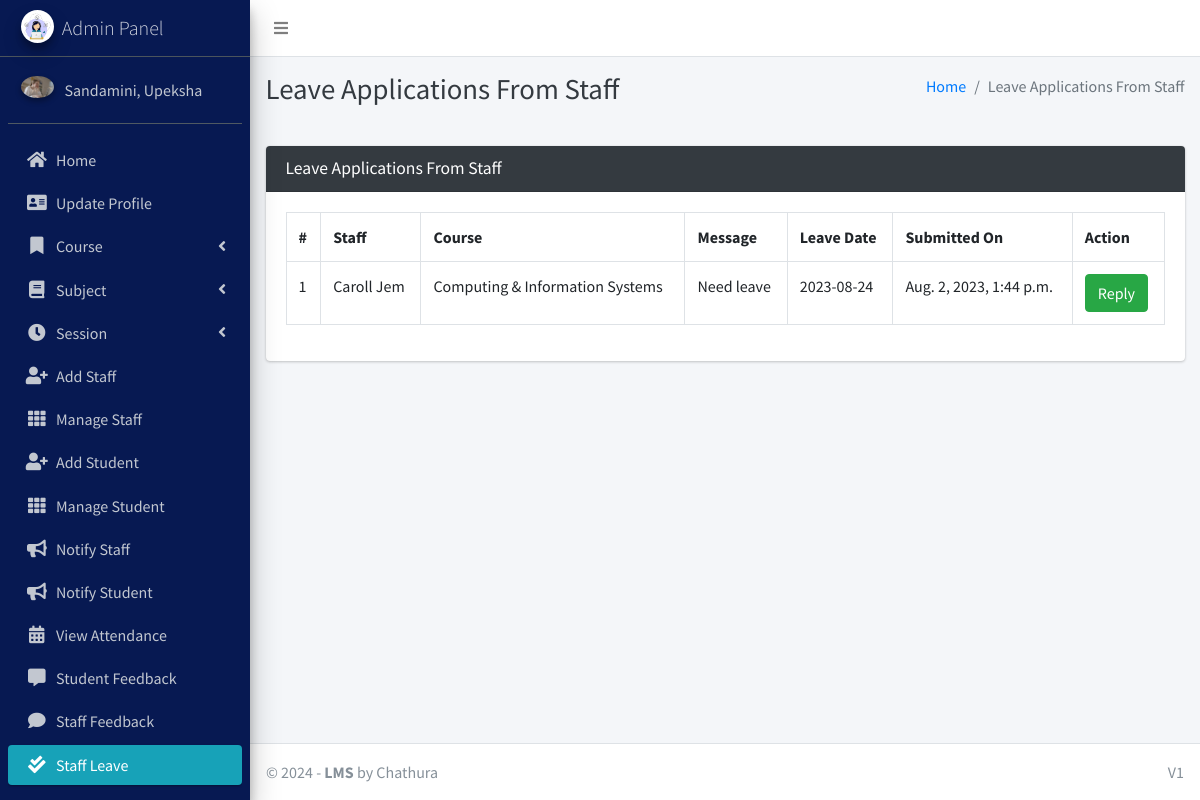
Screenshot of /staff/view/leave/ (signed in) with the database file from the repository.
### main_app/models.py (models this page shows)
class CustomUser(AbstractUser):
    USER_TYPE = ((1, "HOD"), (2, "Staff"), (3, "Student"))
    GENDER = [("M", "Male"), ("F", "Female")]
    username = None  # Removed username, using email instead
    email = models.EmailField(unique=True)
    user_type = models.CharField(default=1, choices=USER_TYPE, max_length=1)
    gender = models.CharField(max_length=1, choices=GENDER)
    profile_pic = models.ImageField()
    address = models.TextField()
    fcm_token = models.TextField(default="")  # For firebase notifications
    created_at = models.DateTimeField(auto_now_add=True)
    updated_at = models.DateTimeField(auto_now=True)
    USERNAME_FIELD = "email"
    REQUIRED_FIELDS = []
    objects = CustomUserManager()
    def __str__(self):
        return self.last_name + ", " + self.first_name

class LeaveReportStaff(models.Model):
    staff = models.ForeignKey(Staff, on_delete=models.CASCADE)
    date = models.CharField(max_length=60)
    message = models.TextField()
    status = models.SmallIntegerField(default=0)
    created_at = models.DateTimeField(auto_now_add=True)
    updated_at = models.DateTimeField(auto_now=True)

class Staff(models.Model):
    course = models.ForeignKey(Course, on_delete=models.DO_NOTHING, null=True, blank=False)
    admin = models.OneToOneField(CustomUser, on_delete=models.CASCADE)
    def __str__(self):
        return self.admin.last_name + " " + self.admin.first_name

class Course(models.Model):
    name = models.CharField(max_length=120)
    created_at = models.DateTimeField(auto_now_add=True)
    updated_at = models.DateTimeField(auto_now=True)
    def __str__(self):
        return self.name

### main_app/hod_views.py (the view, shortened to what this page needs)
# urls.py: path("staff/view/leave/", hod_views.view_staff_leave, name="view_staff_leave",),
@csrf_exempt
def view_staff_leave(request):
    if request.method != 'POST':
        allLeave = LeaveReportStaff.objects.all()
        context = {
            'allLeave': allLeave,
            'page_title': 'Leave Applications From Staff'
        }
        return render(request, "hod_template/staff_leave_view.html", context)

### main_app/templates/hod_template/staff_leave_view.html (shortened to what this page needs)
{% extends 'main_app/base.html' %}
{% load static %}
{% block page_title %}{{page_title}}{% endblock page_title %}
{% block content %}
<section class="content">
    <div class="container-fluid">
        <div class="row">
            <div class="col-md-12">
                <div class="card card-dark">
                    <div class="card-header">
                        <h3 class="card-title">{{page_title}}</h3>
                    </div>
                    <div class="table card-body">
                        <table class="table table-bordered table-hover">
                            <tr>
                                <th>#</th>
                                <th>Staff</th>
                                <th>Course</th>
                                <th>Message</th>
                                <th>Leave Date</th>
                                <th>Submitted On</th>
                                <th>Action</th>
                            </tr>
                            {% for leave in  allLeave %}
                              <tr>
                                  <td>{{forloop.counter}}</td>
                                  <td>{{leave.staff}}</td>
                                  <td>{{leave.staff.course}}</td>
                                  <td>{{leave.message}}</td>
                                  <td>{{leave.date}}</td>
                                  <td>{{leave.created_at}}</td>
                                      {% if leave.status == 0 %}
                                           <td> <button data-toggle = "modal" data-target = "#reply_modal" value="{{leave.id}}" class="btn btn-success reply_open_modal">Reply</button>
{% elif leave.status == -1 %}
<td><span  class='badge badge-danger'>Rejected</span></td>
{% else %}
<td><span  class='badge badge-success'>Approved</span></td>
                                            <td>{{feedback.updated_at}}</td>
                                      {% endif %}
                                  </td>
                              </tr>
                            {% endfor %}
                        </table>
                    </div>
                    </div>
            </div>
        </div>
    </div>
</section>
{% endblock content %}

### main_app/templates/main_app/sidebar_template.html (shortened to what this page needs)
{% load static %}
<aside class="main-sidebar sidebar-dark-info elevation-4">
    {% if request.user.user_type == '1' %}
    <a href="{% url 'admin_home' %}" class="brand-link">
        <img src="{% static 'dist/img/cmsl.png' %} " alt="AdminLTE Logo"
            class="brand-image img-circle elevation-3" >
        <span class="brand-text font-weight-light">Admin Panel</span>
    </a>
    <div class="sidebar">
        <div class="user-panel mt-3 pb-3 mb-3 d-flex">
            <div class="image">
                <img src="{{ request.user.profile_pic}}" class="img-circle elevation-2" alt="User Image">
            </div>
            <div class="info">
                <a href="#" class="d-block">{{user}}</a>
            </div>
        </div>
        <nav class="mt-2">
            <ul class="nav nav-pills nav-sidebar flex-column" data-widget="treeview" role="menu" data-accordion="false">
                <li class="nav-item">
                    {% url 'admin_home' as admin_home %}
                    <a href="{{admin_home}}" class="nav-link {% if admin_home == request.path %} active {% endif %}">
                        <i class="nav-icon fas fa-home"></i>
                        <p>
                            Home
                        </p>
                    </a>
                </li>
                <li class="nav-item">
                    {% url 'admin_view_profile' as admin_view_profile %}
                    <a href="{{admin_view_profile}}"
                        class="nav-link {% if admin_view_profile == request.path %} active {% endif %}">
                        <i class="nav-icon fas fa-address-card"></i>
                        <p>
                            Update Profile
                        </p>
                    </a>
                </li>
                <li class="nav-item has-treeview">
                    <a href="#" class="nav-link">
                        <i class="nav-icon fas fa-bookmark"></i>
                        <p>
                            Course
                            <i class="fas fa-angle-left right"></i>
                        </p>
                    </a>
                </li>
                <li class="nav-item has-treeview">
                    <a href="#" class="nav-link">
                        <i class="nav-icon fas fa-book"></i>
                        <p>
                            Subject
                            <i class="fas fa-angle-left right"></i>
                        </p>
                    </a>
                </li>
                <li class="nav-item has-treeview">
                    <a href="#" class="nav-link">
                        <i class="nav-icon fas fa-clock"></i>
                        <p>
                            Session
                            <i class="fas fa-angle-left right"></i>
                        </p>
                    </a>
                </li>
                <li class="nav-item">
                    {% url 'add_staff' as add_staff %}
                    <a href="{{add_staff}}" class="nav-link {% if add_staff == request.path %} active {% endif %}">
                        <i class="nav-icon fas fa-user-plus"></i>
                        <p>
                            Add Staff
                        </p>
                    </a>
                </li>
                <li class="nav-item">
                    {% url 'manage_staff' as manage_staff %}
                    {% url 'edit_staff' staff_id as edit_staff %}
                    <a href="{{manage_staff}}"
                        class="nav-link {% if manage_staff == request.path or request.path == edit_staff %} active {% endif %}">
                        <i class="nav-icon fas fa-th"></i>
                        <p>
                            Manage Staff
                        </p>
                    </a>
                </li>
                <li class="nav-item">
                    {% url 'add_student' as add_student%}
                    <a href="{{add_student}}" class="nav-link  {% if add_student == request.path %} active {% endif %}">
                        <i class="nav-icon fas fa-user-plus"></i>
                        <p>
                            Add Student
                        </p>
                    </a>
                </li>
                <li class="nav-item">
                    {% url 'manage_student' as manage_student %}
                    {% url 'edit_student' student_id as edit_student %}
                    <a href="{{manage_student}}"
                        class="nav-link  {% if edit_student == request.path or manage_student == request.path %} active {% endif %}">
                        <i class="nav-icon fas fa-th"></i>
                        <p>
                            Manage Student
                        </p>
                    </a>
                </li>
                <li class="nav-item">
                    {% url 'admin_notify_staff' as admin_notify_staff %}
                    <a href="{{admin_notify_staff}}"
                        class="nav-link {% if admin_notify_staff == request.path %} active {% endif %}">
                        <i class="nav-icon fas fa-bullhorn"></i>
                        <p>
                            Notify Staff
                        </p>
                    </a>
                </li>
                <li class="nav-item">
                    {% url 'admin_notify_student' as admin_notify_student %}
                    <a href="{{admin_notify_student}}"
                        class="nav-link {% if admin_notify_student == request.path %} active {% endif %}">
                        <i class="nav-icon fas fa-bullhorn"></i>
                        <p>
                            Notify Student
                        </p>
                    </a>
                </li>
                <li class="nav-item">
                    {% url 'admin_view_attendance' as admin_view_attendance %}
                <li class="nav-item">
                    <a href="{{admin_view_attendance}}"
                        class="nav-link  {% if admin_view_attendance == request.path %} active {% endif %}">
                        <i class="nav-icon fas fa-calendar-alt"></i>
                        <p>
                            View Attendance
                        </p>
                    </a>
                </li>
                <li class="nav-item">
                    {% url 'student_feedback_message' as student_feedback_message %}
                    <a href="{{ student_feedback_message }}"
                        class="nav-link  {% if student_feedback_message == request.path %} active {% endif %}">
                        <i class="nav-icon fas fa-comment-alt"></i>
                        <p>
                            Student Feedback
                        </p>
                    </a>
                </li>
                <li class="nav-item">
                    {% url 'staff_feedback_message' as staff_feedback_message %}
                    <a href="{{staff_feedback_message}}"
                        class="nav-link   {% if staff_feedback_message == request.path %} active {% endif %}">
                        <i class="nav-icon fas fa-comment"></i>
                        <p>
                            Staff Feedback
                        </p>
                    </a>
                </li>
                <li class="nav-item">
                    {% url 'view_staff_leave' as view_staff_leave %}
                    <a href="{{view_staff_leave}}"
                        class="nav-link  {% if view_staff_leave == request.path %} active {% endif %}">
                        <i class="nav-icon fas fa-check-double"></i>
                        <p>
                            Staff Leave
                        </p>
                    </a>
                </li>
                <li class="nav-item">
                    {% url 'view_student_leave' as view_student_leave %}
                    <a href="{% url 'view_student_leave' %}"
                        class="nav-link  {% if view_student_leave == request.path %} active {% endif %}">
                    </a>
                </li>
                                        {% endif %}
                                    </ul>
                                </nav>
                            </div>
</aside>

### rows the page displays
CustomUser: user.profile_pic (picture), last_name+first_name "Sandamini, Upeksha"
LeaveReportStaff: staff "Caroll Jem", staff.course "Computing & Information Systems", message "Need leave", date "2023-08-24", created_at "Aug. 2, 2023, 1:44 p.m."

### other values shown
{{ page_title }} "Leave Applications From Staff"
